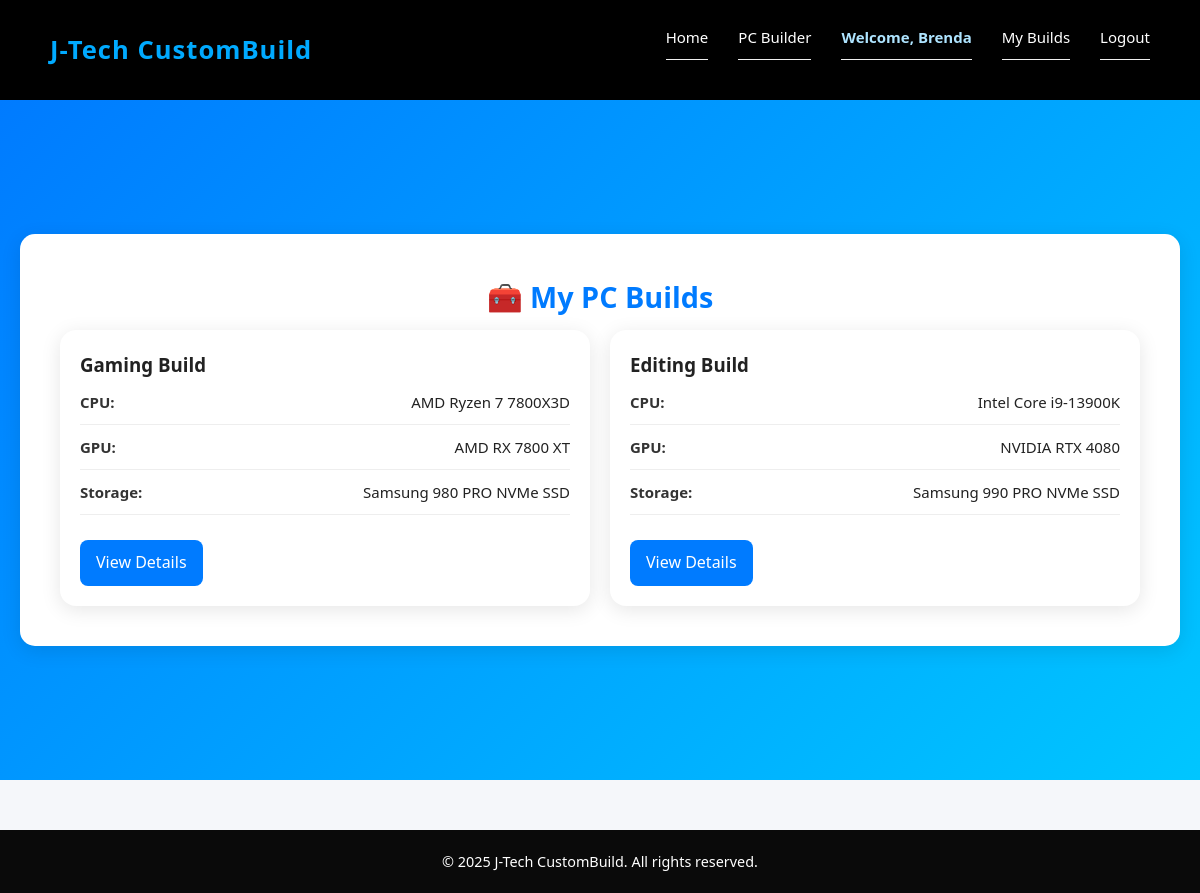
/my-builds (signed in), run on the app's committed database.
### tables this page shows
CREATE TABLE builds (id INTEGER PRIMARY KEY AUTOINCREMENT, user TEXT, purpose TEXT, cpu TEXT, mobo TEXT, ram TEXT, gpu TEXT, storage TEXT, psu TEXT, cases TEXT, fullname TEXT, address TEXT, contact TEXT, status TEXT, price REAL);

### app.py (the view)
@app.route('/my-builds')
def my_builds():
    if 'user' not in session:
        flash('Please log in to view your builds.', 'warning')
        return redirect(url_for('login'))
    user = session['user']
    with sqlite3.connect(DB_NAME) as conn:
        cur = conn.cursor()
        cur.execute('''
            SELECT id, purpose, cpu, mobo, ram, gpu, storage, psu, cases, fullname, address, contact
            FROM builds
            WHERE user = ?
            ORDER BY id DESC
        ''', (user,))
        builds = cur.fetchall()
    return render_template('my_builds.html', builds=builds)

### templates/my_builds.html (shortened to what this page needs)
{% extends "base.html" %}
{% block content %}
<main class="builder-page">
<div class="builder-container">
  <h2>🧰 My PC Builds</h2>
  {% if builds %}
  <div class="builds-grid">
    {% for build in builds %}
    <div class="build-card">
      <h3>{{ build[1] | capitalize }} Build</h3>
      <ul>
        <li><strong>CPU:</strong> {{ build[2] }}</li>
        <li><strong>GPU:</strong> {{ build[5] }}</li>
        <li><strong>Storage:</strong> {{ build[6] }}</li>
      </ul>
      <a href="{{ url_for('view_build', id=build[0]) }}" class="btn-view">View Details</a>
    </div>
    {% endfor %}
  </div>
  {% else %}
  <p>No builds found. <a href="{{ url_for('choose_purpose') }}">Start building one!</a></p>
  {% endif %}
</div>
</main>
{% endblock %}

### static/styles.css (style rules this page uses)
* { margin: 0; padding: 0; box-sizing: border-box; font-family: 'Poppins', 'Segoe UI', sans-serif; }
body { background-color: #f5f7fa; color: #222; line-height: 1.6; }
.builder-page { display: flex; justify-content: center; align-items: center; min-height: 85vh; background: linear-gradient(135deg, #007bff, #00c6ff); color: #fff; text-align: center; padding: 40px 20px; }
.builder-container { background: #fff; color: #222; padding: 40px; border-radius: 20px; box-shadow: 0 5px 25px rgba(0, 0, 0, 0.2); max-width: 900px; width: 100%; }
.builder-container { max-width: 1200px; margin: 50px auto; background: #fff; padding: 40px; border-radius: 15px; box-shadow: 0 5px 20px rgba(0,0,0,0.1); }
.builder-container h2 { color: #007bff; font-size: 1.8rem; margin-bottom: 10px; }
.builds-grid { display: grid; grid-template-columns: repeat(auto-fit, minmax(320px, 1fr)); gap: 20px; }
.build-card { background: #fff; border-radius: 16px; box-shadow: 0 4px 20px rgba(0, 0, 0, 0.1); padding: 20px; text-align: left; transition: transform 0.2s ease, box-shadow 0.3s ease; }
.btn-view, .btn-back { display: inline-block; background: #007bff; color: white; padding: 10px 16px; border-radius: 8px; text-decoration: none; transition: background 0.3s ease; }
ul { list-style: none; padding: 0; margin-bottom: 25px; }
ul li { padding: 10px 0; border-bottom: 1px solid #eee; font-size: 15px; display: flex; justify-content: space-between; }
ul li strong { color: #333; }

### data on the page
builds: purpose "Gaming", cpu "AMD Ryzen 7 7800X3D", gpu "AMD RX 7800 XT", storage "Samsung 980 PRO NVMe SSD"
builds: purpose "Editing", cpu "Intel Core i9-13900K", gpu "NVIDIA RTX 4080", storage "Samsung 990 PRO NVMe SSD"

### other printed values
{{ session['user'] }} "Brenda"
